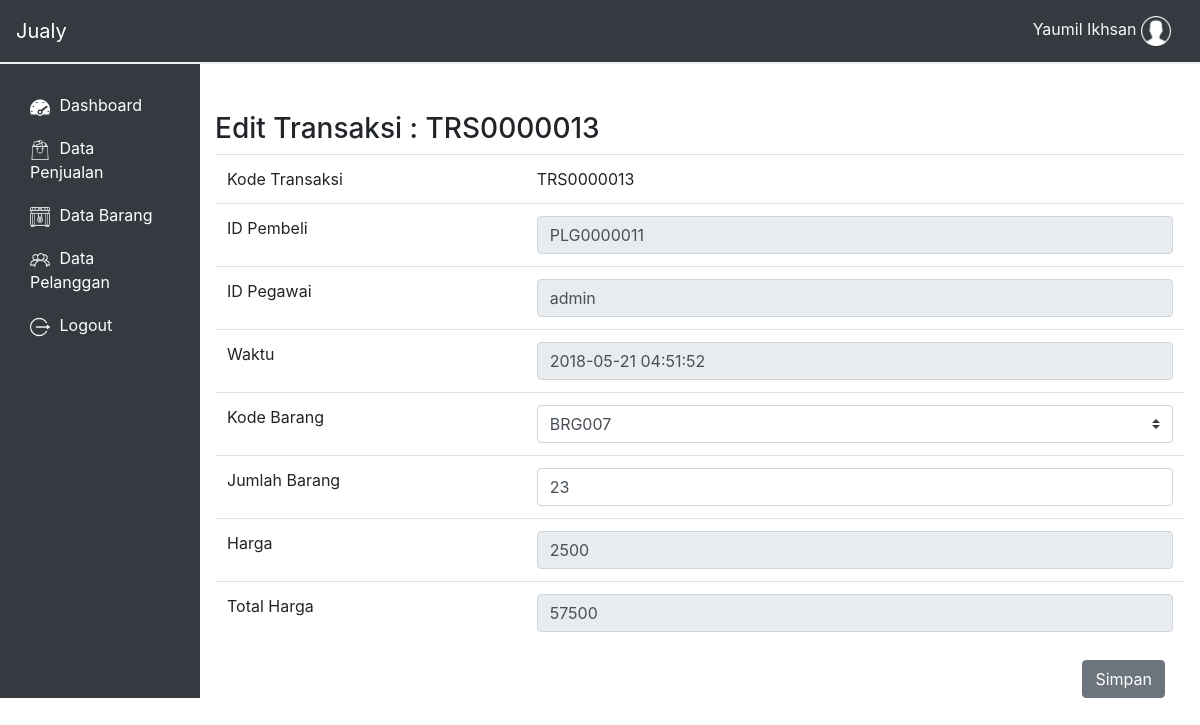
Page /dashboard/penjualan_edit.php?kode_transaksi=TRS0000013 (signed in) on the committed database.
### tables this page shows
CREATE TABLE `pegawai` (
  `id_pegawai` varchar(8) NOT NULL,
  `nama_pegawai` varchar(30) NOT NULL,
  `password` varchar(20) NOT NULL,
  `jenis_kelamin` set('Perempuan','Laki-laki') NOT NULL,
  `alamat` varchar(60) NOT NULL,
  `no_hape` varchar(13) NOT NULL,
  `shift` set('Pagi','Siang','Malam') NOT NULL
);

CREATE TABLE `penjualan` (
  `kode_transaksi` varchar(10) NOT NULL,
  `id_pembeli` varchar(10) NOT NULL,
  `id_pegawai` varchar(8) NOT NULL,
  `waktu` datetime NOT NULL,
  `kode_barang` varchar(8) NOT NULL,
  `jumlah` int(5) NOT NULL,
  `harga` int(10) NOT NULL,
  `total_harga` int(10) NOT NULL
);

### dashboard/functions/act.php (called while the page is built, shortened)
<?php
    function ambil($query){
        global $link;
        if($ambil = mysqli_query($link, $query) or die(mysqli_error())){
            return $ambil;
        }
    }
    function ambil_nama_pegawai($kode_username){
        $query = "SELECT nama_pegawai FROM pegawai WHERE id_pegawai='$kode_username'";
        return ambil($query);
    }
    function detail_penjualan($id) {
        $query = "SELECT * FROM penjualan WHERE kode_transaksi='$id'";
        return ambil($query);
    }
?>

### dashboard/penjualan_edit.php (the view, shortened to what this page needs)
<?php
    $id = $_GET['kode_transaksi'];
    require_once 'view/header.php';
    $data = detail_penjualan($id);
    while ($row = mysqli_fetch_array($data)){
?>
<br>
<br>
<div class="container-fluid">
    <form id="data" action="" method="post">
        <div class="row">
            <div class="col-12">
                <h3>Edit Transaksi : <?php echo $row['kode_transaksi'] ?></h3>
                <table class="table">
                    <tr>
                        <td>Kode Transaksi</td>
                        <td><?= $row['kode_transaksi'] ?></td>
                    </tr>
                    <tr>
                        <td>ID Pembeli</td>
                        <td><input name="id_pembeli" type="text" class="form-control" value="<?php echo $row['id_pembeli']?>" readonly></td>
                    </tr>
                    <tr>
                        <td>ID Pegawai</td>
                        <td><input name="id_pegawai" type="text" class="form-control" value="<?php echo $row['id_pegawai']?>" readonly></td>
                    </tr>
                    <tr>
                        <td>Waktu</td>
                        <td><input name="waktu" type="text" class="form-control" value="<?php echo $row['waktu']?>" readonly></td>
                    </tr>
                    <tr>
                        <td>Kode Barang</td>
                        <td>
                        <select class="custom-select" name="kode_barang" id="kode_barang_edit">
                        <option value="<?= $row['kode_barang']; ?>"><?= $row['kode_barang']; ?></option>
                        </select>
                        </td>
                    </tr>
                    <tr>
                        <td>Jumlah Barang</td>
                        <td><input name="jumlah" id="jumlah-barang-edit" type="text" class="form-control" value="<?php echo $row['jumlah']?>"></td>
                    </tr>
                    <tr>
                        <td>Harga</td>
                        <td id="harga-barang-form">
                            <input name="harga" id="harga-barang-edit" type="text"  class="form-control" value="<?php echo $row['harga']?>" readonly>
                        </td>
                    </tr>
                    <tr>
                        <td>Total Harga</td>
                        <td><input name="total_harga" id="total-harga-edit" type="text" class="form-control" value="<?php echo $row['total_harga']?>" readonly></td>
                    </tr>
                </table>
            </div>
        </div>
<?php } ?>
        <div class="row justify-content-end mr-3">
            <input type="submit" name="update_penjualan" class="btn btn-secondary mx-1" value="Simpan">
        </div>
    </form>
</div>
<?php require_once 'view/footer.php'; ?>

### dashboard/view/header.php (shortened to what this page needs)
<!DOCTYPE html>
<html lang="en">
<head>
	<link rel="stylesheet" href="assets\bootstrap\css\bootstrap.min.css">
	<link rel="stylesheet" href="assets\bootstrap\css\daterangepicker.css">
	<link rel="stylesheet" href="main.css">
	<?
		if($_SESSION['username']=="admin"){
			$username = "Admin";
		}
		else {
			$kode_username = $_SESSION['username'];
			$hasil_ambil = ambil_nama_pegawai($kode_username);
			$data_username = mysqli_fetch_assoc($hasil_ambil);
			$username = $data_username['nama_pegawai'];
		}
	?>
</head>
<body>
<div class="row no-gutters">
	<div class="col-12">
		<nav class="navbar navbar-expand-lg navbar-dark bg-dark navbar-jualy">
			<a class="navbar-brand text-white" href="/jualy/">Jualy</a>
			<div class="navbar-collapse collapse justify-content-end" id="target-menu">
				<ul  class="nav navbar-nav">
					<li class="nav-item">
						<a class="text-light nav-link" href="#">
						<?= $username;?>
						<span id="icon-menu">
								<img style="width: 30px; height:auto;" src="assets/img/user.png">
							</span>
					</a>
					</li>
				</ul>
			</div>
		</nav>
	</div>
</div>
<div class="body-jualy">
	<div class="row no-gutters">
		<div class="col-2 bg-dark">
			<div id="nav-jualy">
				<div id="side-nav">
					<div class="list-group">
						<div class="list-group-item bg-dark"></div>
						<a class="list-group-item list-group-item-action bg-dark text-white" href="index.php">
							<span id="icon-menu">
								<img style="width: 20px; height:auto;" src="assets/img/dashboard.png">
							</span>
							Dashboard
						</a>
						<a class="list-group-item list-group-item-action bg-dark text-white" href="penjualan.php">
							<span id="icon-menu">
								<img style="width: 20px; height:auto;" src="assets/img/penjualan.png">
							</span>
							Data Penjualan
						</a>
						<a class="list-group-item list-group-item-action bg-dark text-white" href="barang.php">
							<span id="icon-menu">
								<img style="width: 20px; height:auto;" src="assets/img/barang.png">
							</span>
							Data Barang
						</a>
						<a class="list-group-item list-group-item-action bg-dark text-white" href="pembeli.php">
							<span id="icon-menu">
								<img style="width: 20px; height:auto;" src="assets/img/pembeli.png">
							</span>
							Data Pelanggan
						</a>
						<a class="list-group-item list-group-item-action bg-dark text-white" href="../logout.php">
							<span id="icon-menu">
								<img style="width: 20px; height:auto;" src="assets/img/logout.png">
							</span>
							Logout
						</a>
						<div class="list-group-item bg-dark"></div>
					</div>
				</div>
			</div>
		</div>
		<div class="col-10">
			<div class="content-jual">

### dashboard/main.css (style rules this page uses)
* { margin: 0; padding: 0; }
.body-jualy .row .col-2 { margin: 0; }
.navbar-jualy { border-bottom: 2px solid #eee; }
#side-nav { height: 600px; }
.list-group-item { border: none; padding: 10px 30px; border-radius: 0; }
.list-group { border-radius: 0; }
#icon-menu { margin-right: 5px; }

### rows in the picture
pegawai: nama_pegawai "Yaumil Ikhsan"
penjualan: kode_transaksi "TRS0000013", id_pembeli "PLG0000011", id_pegawai "admin", waktu "2018-05-21 04:51:52", kode_barang "BRG007", jumlah "23", harga "2500", total_harga "57500"
